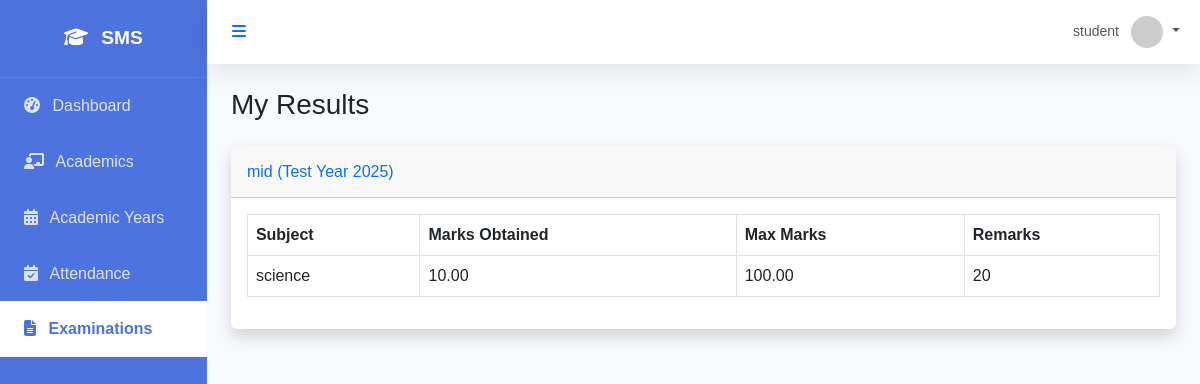
Page /examination/results/my/ (signed in) on the committed database.
### core/models.py (models this page shows, shortened)
class User(AbstractUser):
    class Role(models.TextChoices):
        SUPER_ADMIN = "SUPER_ADMIN", "Super Admin"
        SCHOOL_ADMIN = "SCHOOL_ADMIN", "School Admin"
        ACADEMIC_ADMIN = "ACADEMIC_ADMIN", "Academic Admin"
        TEACHER = "TEACHER", "Teacher"
        STUDENT = "STUDENT", "Student"
        PARENT = "PARENT", "Parent"
        ACCOUNTANT = "ACCOUNTANT", "Accountant"
        LIBRARIAN = "LIBRARIAN", "Librarian"
        RECEPTIONIST = "RECEPTIONIST", "Receptionist"
        HR_MANAGER = "HR_MANAGER", "HR Manager"
    role = models.CharField(max_length=50, choices=Role.choices, default=Role.STUDENT)
    objects = CustomUserManager()

### examination/models.py (models this page shows, shortened)
class Exam(models.Model):
    name = models.CharField(max_length=100)
    academic_year = models.ForeignKey(AcademicYear, on_delete=models.CASCADE)
    start_date = models.DateField()
    end_date = models.DateField()
    is_active = models.BooleanField(default=True)
    description = models.TextField(blank=True)
    exam_class = models.ForeignKey(Class, on_delete=models.CASCADE, null=True, blank=True, verbose_name='Class')
    section = models.ForeignKey(Section, on_delete=models.CASCADE, null=True, blank=True)

class Result(models.Model):
    exam = models.ForeignKey(Exam, on_delete=models.CASCADE)
    student = models.ForeignKey(Student, on_delete=models.CASCADE, related_name='results')
    subject = models.ForeignKey(Subject, on_delete=models.CASCADE)
    marks_obtained = models.DecimalField(max_digits=5, decimal_places=2)
    max_marks = models.DecimalField(max_digits=5, decimal_places=2, default=100.00)
    remarks = models.CharField(max_length=255, blank=True)
    created_at = models.DateTimeField(auto_now_add=True)
    updated_at = models.DateTimeField(auto_now=True)
    class Meta:
        unique_together = ['exam', 'student', 'subject']

### academics/models.py (models this page shows, shortened)
class AcademicYear(models.Model):
    name = models.CharField(max_length=100) # e.g. 2023-2024
    start_date = models.DateField()
    end_date = models.DateField()
    is_active = models.BooleanField(default=False)
    def __str__(self):
        return self.name

class Subject(models.Model):
    name = models.CharField(max_length=100)
    code = models.CharField(max_length=20, unique=True)
    classes = models.ManyToManyField(Class, related_name='subjects')
    is_elective = models.BooleanField(default=False)

### examination/views.py (the view)
# urls.py: path('results/my/', my_results, name='my_results'),
@login_required
def my_results(request):
    if request.user.role != User.Role.STUDENT:
        messages.error(request, "Access denied. Student only.")
        return redirect('dashboard')
    student = getattr(request.user, 'student_profile', None)
    if not student:
        messages.error(request, "Student profile not found.")
        return redirect('dashboard')
    results = Result.objects.filter(student=student).select_related('exam', 'subject').order_by('-exam__start_date', 'subject__name')
    exam_results = {}
    for result in results:
        if result.exam not in exam_results:
            exam_results[result.exam] = []
        exam_results[result.exam].append(result)
    return render(request, 'examination/my_results.html', {'exam_results': exam_results})

### templates/examination/my_results.html (shortened to what this page needs)
{% extends 'base.html' %}
{% block content %}
<div class="d-sm-flex align-items-center justify-content-between mb-4">
    <h1 class="h3 mb-0 text-gray-800">My Results</h1>
</div>
{% if exam_results %}
    {% for exam, results in exam_results.items %}
    <div class="card shadow mb-4">
        <div class="card-header py-3">
            <h6 class="m-0 font-weight-bold text-primary">{{ exam.name }} ({{ exam.academic_year }})</h6>
        </div>
        <div class="card-body">
            <div class="table-responsive">
                <table class="table table-bordered">
                    <thead>
                        <tr>
                            <th>Subject</th>
                            <th>Marks Obtained</th>
                            <th>Max Marks</th>
                            <th>Remarks</th>
                        </tr>
                    </thead>
                    <tbody>
                        {% for result in results %}
                        <tr>
                            <td>{{ result.subject.name }}</td>
                            <td>{{ result.marks_obtained }}</td>
                            <td>{{ result.max_marks }}</td>
                            <td>{{ result.remarks }}</td>
                        </tr>
                        {% endfor %}
                    </tbody>
                </table>
            </div>
        </div>
    </div>
    {% endfor %}
{% else %}
    <div class="alert alert-info">
        No results found.
    </div>
{% endif %}
{% endblock %}

### templates/base.html (shortened to what this page needs)
<!DOCTYPE html>
<html lang="en">
<head>
    <link href="https://cdn.jsdelivr.net/npm/bootstrap@5.3.0/dist/css/bootstrap.min.css" rel="stylesheet">
    <link href="https://cdnjs.cloudflare.com/ajax/libs/font-awesome/6.4.0/css/all.min.css" rel="stylesheet">
</head>
<body x-data="{ sidebarOpen: true }">
    <div id="wrapper" :class="{ 'toggled': !sidebarOpen }">
        <div id="sidebar-wrapper" x-show="sidebarOpen" x-transition:enter="transition ease-out duration-300" x-transition:enter-start="opacity-0 transform -translate-x-full" x-transition:enter-end="opacity-100 transform translate-x-0" x-transition:leave="transition ease-in duration-300" x-transition:leave-start="opacity-100 transform translate-x-0" x-transition:leave-end="opacity-0 transform -translate-x-full">
            <div class="sidebar-heading">
                <i class="fas fa-graduation-cap me-2"></i> SMS
            </div>
            <div class="list-group list-group-flush">
                <a href="{% url 'dashboard' %}" class="list-group-item list-group-item-action {% if request.resolver_match.url_name == 'dashboard' %}active{% endif %}">
                    <i class="fas fa-tachometer-alt me-2"></i> Dashboard
                </a>
                {% if user.role == 'SUPER_ADMIN' or user.role == 'SCHOOL_ADMIN' or user.role == 'TEACHER' or user.role == 'ACADEMIC_ADMIN' or user.role == 'STUDENT' %}
                <a href="{% url 'class_list' %}" class="list-group-item list-group-item-action {% if 'academics' in request.path and 'academic-years' not in request.path %}active{% endif %}">
                    <i class="fas fa-chalkboard-teacher me-2"></i> Academics
                </a>
                <a href="{% url 'academic_year_list' %}" class="list-group-item list-group-item-action {% if 'academic-years' in request.path %}active{% endif %}">
                    <i class="fas fa-calendar-alt me-2"></i> Academic Years
                </a>
                {% endif %}
                <a href="{% url 'attendance_dashboard' %}" class="list-group-item list-group-item-action {% if 'attendance' in request.path %}active{% endif %}">
                    <i class="fas fa-calendar-check me-2"></i> Attendance
                </a>
                <a href="{% url 'exam_list' %}" class="list-group-item list-group-item-action {% if 'examination' in request.path %}active{% endif %}">
                    <i class="fas fa-file-alt me-2"></i> Examinations
                </a>
            </div>
        </div>
        <div id="page-content-wrapper">
            <nav class="navbar navbar-expand-lg navbar-light bg-white mb-4 static-top">
                <div class="container-fluid">
                    <button class="btn btn-link text-primary" @click="sidebarOpen = !sidebarOpen">
                        <i class="fas fa-bars"></i>
                    </button>
                    <ul class="navbar-nav ms-auto">
                        <li class="nav-item dropdown">
                            <a class="nav-link dropdown-toggle" href="#" id="userDropdown" role="button" data-bs-toggle="dropdown" aria-expanded="false">
                                <span class="me-2 d-none d-lg-inline text-gray-600 small">{{ user.username }}</span>
                                <img class="img-profile rounded-circle" src="https://ui-avatars.com/api/?name={{ user.username }}" width="32" height="32">
                            </a>
                        </li>
                    </ul>
                </div>
            </nav>
            <div class="container-fluid px-4">
                {% block content %}{% endblock %}
            </div>
        </div>
    </div>
</body>
</html>

### templates/base.html (style rules this page uses)
:root { --primary-color: #4e73df; --secondary-color: #858796; --success-color: #1cc88a; --info-color: #36b9cc; --warning-color: #f6c23e; --danger-color: #e74a3b; --light-color: #f8f9fc; --dark-color: #5a5c69; }
body { font-family: 'Nunito', sans-serif; background-color: #f8f9fc; overflow-x: hidden; }
#wrapper { display: flex; width: 100%; align-items: stretch; }
#sidebar-wrapper { min-height: 100vh; width: 250px; background-color: var(--primary-color); color: white; transition: all 0.3s ease; }
#sidebar-wrapper .sidebar-heading { padding: 1.5rem; font-size: 1.2rem; font-weight: bold; text-align: center; border-bottom: 1px solid rgba(255, 255, 255, 0.1); }
#sidebar-wrapper .list-group-item { padding: 1rem 1.5rem; background-color: transparent; color: rgba(255, 255, 255, 0.8); border: none; transition: all 0.2s ease; }
#sidebar-wrapper .list-group-item.active { background-color: white; color: var(--primary-color); font-weight: bold; }
#page-content-wrapper { width: 100%; display: flex; flex-direction: column; }
.navbar { box-shadow: 0 .15rem 1.75rem 0 rgba(58,59,69,.15); }
.card { border: none; box-shadow: 0 .15rem 1.75rem 0 rgba(58,59,69,.15); transition: transform 0.2s ease; }

### rows in the picture
User: username "student"
Exam: name "mid", academic_year "Test Year 2025"
Result: subject.name "science", marks_obtained "10.00", max_marks "100.00", remarks "20"
